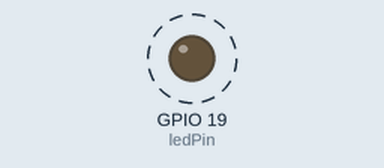
A program run on a simulated Raspberry Pi (BCM pin numbers). Parts: output pins drawn as LEDs (lit = HIGH). Dashed ring = blinking. What the program prints to the terminal is not drawn.

Above: at 0.5 s.
Timing chart, 0 to 4.6 s (numbered marks = the images above):
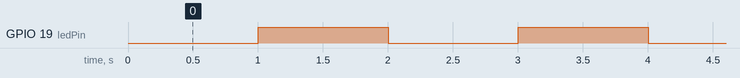

The program:

Blink_led.py
```python
#https://learn.sparkfun.com/tutorials/raspberry-gpio/python-rpigpio-example

import RPi.GPIO as GPIO
import time

# Pin Definitons:
ledPin = 19 # Broadcom pin 23 (P1 pin 16)

dc = 100 # duty cycle (0-100) for PWM pin

# Pin Setup:
GPIO.setmode(GPIO.BCM) # Broadcom pin-numbering scheme
GPIO.setup(ledPin, GPIO.OUT) # LED pin set as output

# Initial state for LEDs:
GPIO.output(ledPin, GPIO.LOW)

print("Here we go! Press CTRL+C to exit")
try:
    while 1:

        GPIO.output(ledPin, GPIO.LOW)
        time.sleep(1.0);

        GPIO.output(ledPin, GPIO.HIGH)
        time.sleep(1)

except KeyboardInterrupt: # If CTRL+C is pressed, exit cleanly:
    pwm.stop() # stop PWM
    GPIO.cleanup() # cleanup all GPIO
```

Measured:
- by itself, GPIO 19 (ledPin): alternates HIGH for 1.0 s and LOW for 1.0 s
